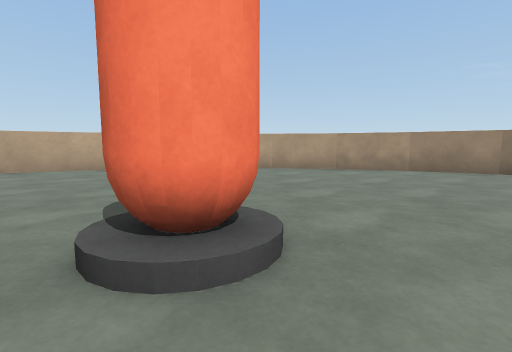
view 1 (above)

16 first-person views from a walk through a Unity game level. The camera is 0.72 m above the floor, tilts 6° down and sees 85° across. The floor is counted in squares, 1 m on a side. Each view is taken from the middle of a square. On the plan, view 1 faces up. The plan holds only what a view shows up to about 10 squares ahead; the rest is blank.

view 2
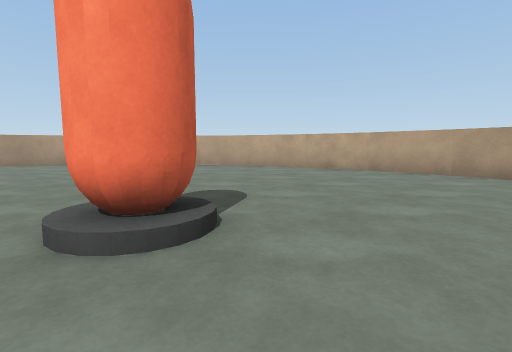

view 3
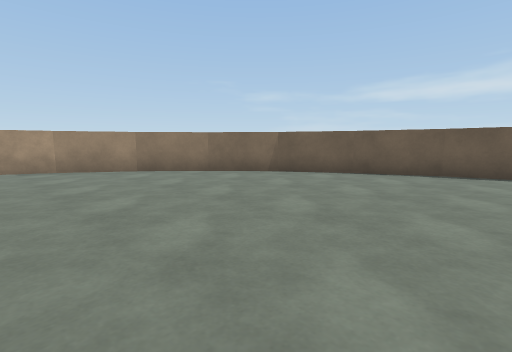

view 4
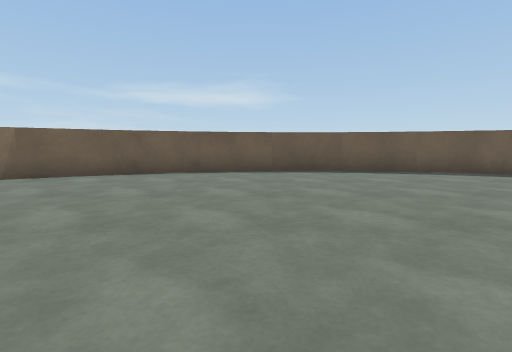

view 5
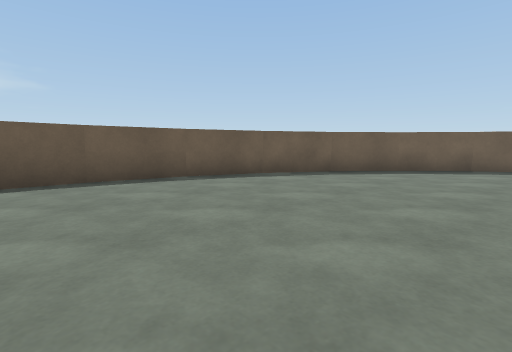

view 6
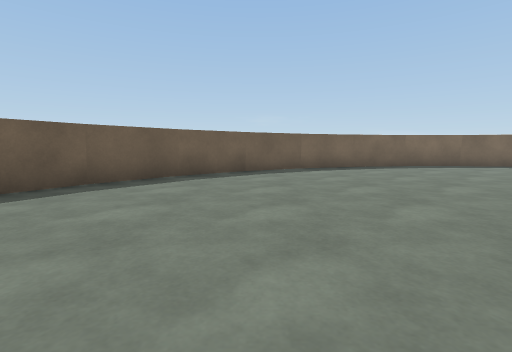

view 7
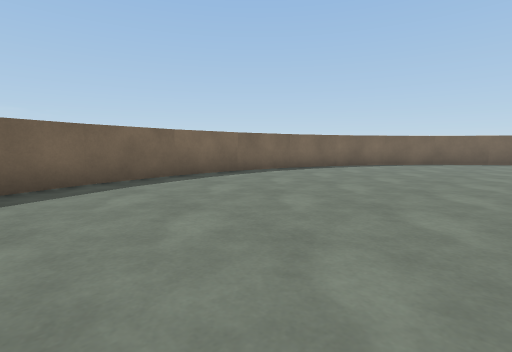

view 8
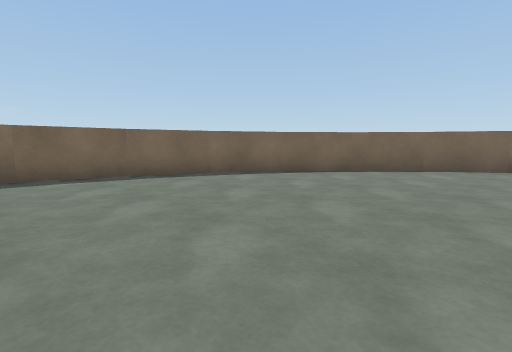

view 9
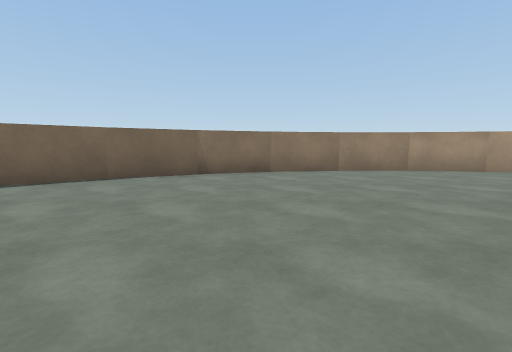

view 10
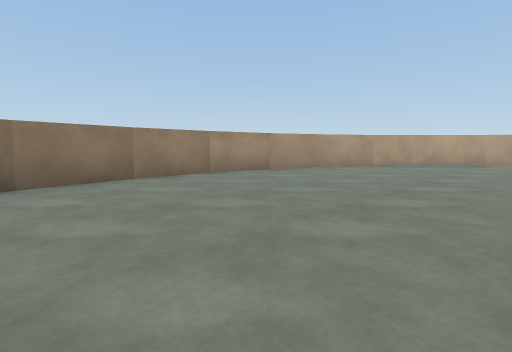

view 11
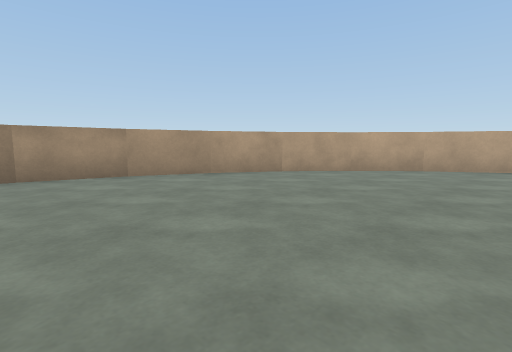

view 12
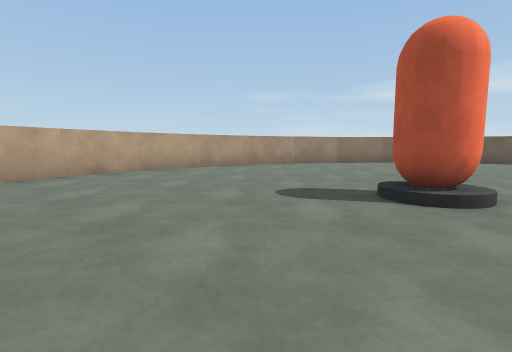

view 13
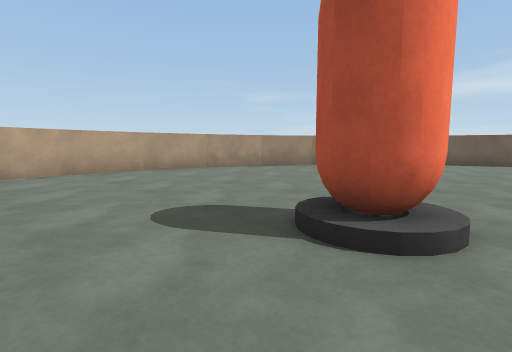

view 14
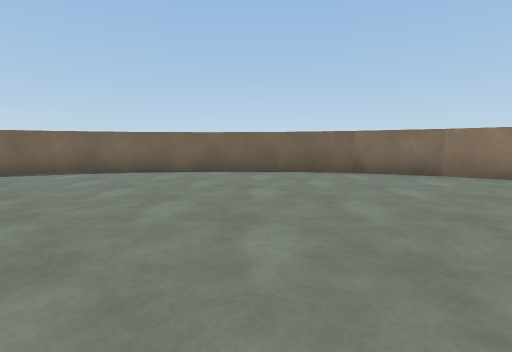

view 15
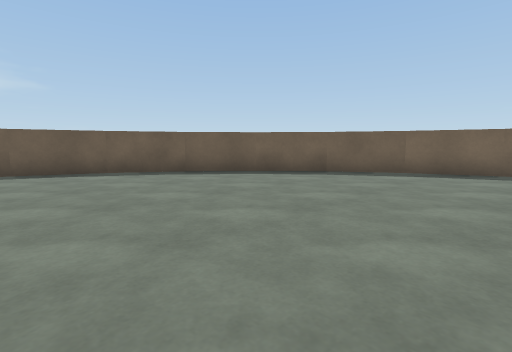

view 16
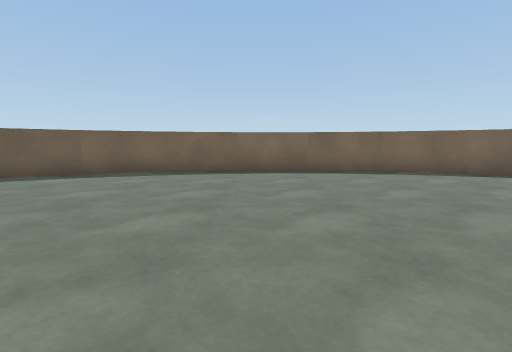

### Floor plan
Points are (right, up) in squares from view 1. A wall is a line through its corners. A room is listed if a view was taken in it or the views show most of it. See-through windows are left out.
Room 1 (views 1, 2, 3, 4, 5, 6, 7, 8, 9, 10, 11, 12, 13, 14, 15, 16)
walls: (-8.8, 5.9) (-10.2, 4.3); (-7.2, 7.3) (-8.9, 5.8); (-11.2, 2.6) (-12, 0.5); (-5.4, 8.3) (-7.4, 7.2); (-11.9, 0.6) (-12.3, -1.5); (-10.2, 4.4) (-11.3, 2.4); (-3.5, 9) (-5.6, 8.2); (-1.5, 9.3) (-3.6, 8.9); (-12.3, -1.4) (-12.3, -3.6); (-12.3, -3.5) (-11.9, -5.6); (0.6, 9.3) (-1.6, 9.3); (-12, -5.5) (-11.2, -7.6); (-11.3, -7.4) (-10.2, -9.4); (4.6, 8.2) (2.6, 8.9) (0.5, 9.3); (-10.2, -9.3) (-8.9, -10.9) (-7.3, -12.2); (6.4, 7.2) (4.4, 8.3); (9.2, 4.3) (7.9, 5.9) (6.3, 7.2); (-7.4, -12.2) (-5.4, -13.3); (-5.6, -13.2) (-3.5, -14); (10.3, 2.4) (9.2, 4.4); (-3.6, -13.9) (-1.5, -14.3); (11, 0.5) (10.2, 2.5); (11.3, -1.5) (10.9, 0.6); (-1.6, -14.3) (0.6, -14.3); (0.5, -14.3) (2.6, -13.9); (11.3, -3.6) (11.3, -1.4); (10.9, -5.6) (11.3, -3.5); (2.5, -14) (4.6, -13.2); (10.2, -7.6) (11, -5.5); (4.4, -13.3) (6.4, -12.2); (7.8, -11) (9.3, -9.3); (9.2, -9.4) (10.3, -7.4); (6.3, -12.3) (8, -10.8)
objects: other object (-1, 2) to (0, 2)

Positions as (right, up) in squares from view 1, and headings:
1: (0, 0), facing up
2: (2, 1), facing up-left
3: (3, -1), facing up-right
4: (3, -1), facing right
5: (5, -2), facing down-right
6: (6, -4), facing down
7: (4, -8), facing down-left
8: (-1, -7), facing down-left
9: (-4, -6), facing left
10: (-6, -6), facing up-left
11: (-5, -2), facing up-left
12: (-5, 1), facing up-right
13: (-3, 1), facing up-right
14: (-4, -4), facing down-left
15: (2, -5), facing down-right
16: (0, -6), facing down
